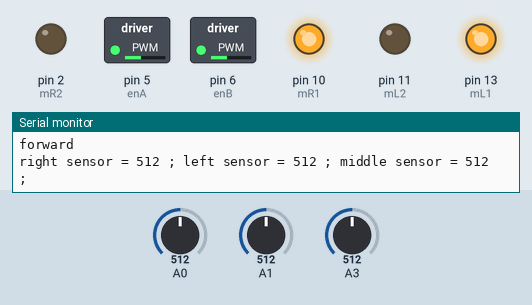
Bench run of a sketch on a simulated Arduino Uno, built with avr-gcc and run on an emulated ATmega328P. Parts: switched loads named in the sketch (green lamp = pin HIGH), output pins drawn as LEDs (lit = HIGH), the last lines printed to the serial monitor. Dashed ring = blinking. The inputs (shaded band) are chosen by the test bench; at power-on: A0 = 512, A1 = 512, A3 = 512.

Above: at 1.2 s.
1.3 s: A0 set to 312
4.3 s: A0 set to 290
At 4.8 s:
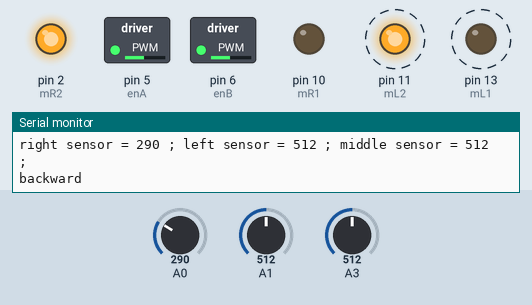
7.3 s: A1 set to 313
10.3 s: A1 set to 286
At 10.8 s:
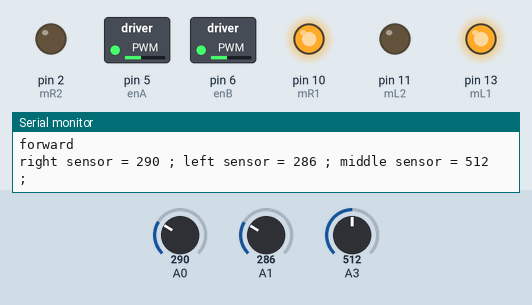
13.3 s: A0 set to 306
At 14.3 s:
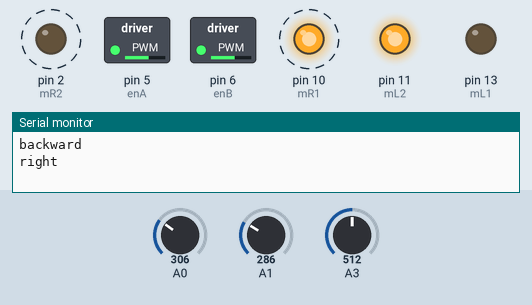
16.3 s: A3 set to 309
19.3 s: A3 set to 284
At 19.8 s:
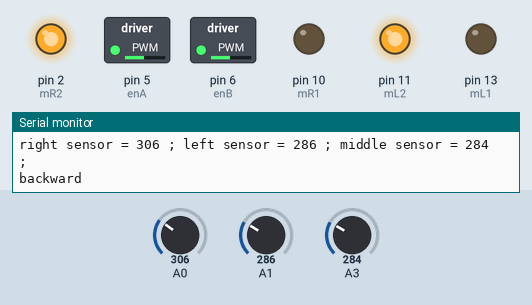
Timing chart, 0 to 23.3 s (numbered marks = the images above; inputs shaded):
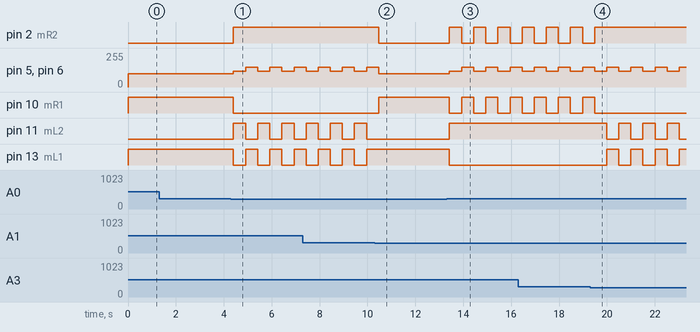

The sketch:

29.Edge_detection_Robot.ino
```cpp
int right_sensor = 0;
int left_sensor = 0;
int middle_sensor = 0;
int turnSpeed = 150;
int back_speed = 120;
int Speed = 100;
const int mL1 = 13;
const int mL2 = 11;
const int mR1 = 10;
const int mR2 = 2;
const int enA = 5;
const int enB = 6;

int sense_value = 300;

void setup() {
  pinMode(mL1, OUTPUT);
  pinMode(mL2, OUTPUT);
  pinMode(mR1, OUTPUT);
  pinMode(mR2, OUTPUT);
  pinMode(enA, OUTPUT);
  pinMode(enB, OUTPUT);

  Serial.begin(9600);
}

void loop() {
    left_sensor = analogRead(A1);
    right_sensor = analogRead(A0);
    middle_sensor = analogRead(A3);
    Serial.print("right sensor = ");
    Serial.print(right_sensor);
    Serial.print(" ; ");
    Serial.print("left sensor = ");
    Serial.print(left_sensor);
    Serial.print(" ; ");
    Serial.print("middle sensor = ");
    Serial.print(middle_sensor);
    Serial.print(" ; ");
    Serial.print("\n");
    if ((middle_sensor <= sense_value) && (left_sensor <= sense_value) &&  (right_sensor <= sense_value)){
      backward();

      delay(500);
      left();
      delay(500);
    } else if ((middle_sensor >= sense_value) && (left_sensor <= sense_value) &&  (right_sensor >= sense_value)) {
      backward();
      delay(500);
      right();
      delay(500);
    } else if ((middle_sensor >= sense_value) && (left_sensor >= sense_value) &&  (right_sensor <= sense_value)){
      backward();
      delay(500);
      left();
      delay(500);
    } else if ((left_sensor <= sense_value) && (right_sensor <= sense_value) && (middle_sensor <=sense_value)) {
      backward();
      delay(500);
      left();
      delay(500);
    }else if ((middle_sensor <= sense_value) && (left_sensor <= sense_value) && (right_sensor >= sense_value)){
      backward();
      delay(500);
      left();
      delay(500);
    }else if ((middle_sensor <= sense_value) && (right_sensor <= sense_value) && (left_sensor >= sense_value)){
      backward();
      delay(500);
      left();
      delay(500);
    }else {
    forward();

}
}
void right() {
  digitalWrite(mL1,LOW);
digitalWrite(mL2,HIGH);
digitalWrite(mR1,HIGH);
digitalWrite(mR2,LOW);
analogWrite(enA, turnSpeed);
analogWrite(enB, turnSpeed);
Serial.println("right");
}
void left() {
  digitalWrite(mL1,HIGH);
digitalWrite(mL2,LOW);
digitalWrite(mR1,LOW);
digitalWrite(mR2,HIGH);
analogWrite(enA, turnSpeed);
analogWrite(enB, turnSpeed);
Serial.println("left");
}
void stop_now() {
  digitalWrite(mL1, LOW);
  digitalWrite(mL2, LOW);
  digitalWrite(mR1, LOW);
  digitalWrite(mR2, LOW);
  analogWrite(enA, 0);
  analogWrite(enB, 0);
}

void forward()
{
digitalWrite(mL1,HIGH);
digitalWrite(mL2,LOW);
digitalWrite(mR1,HIGH);
digitalWrite(mR2,LOW);
analogWrite(enA, Speed);
analogWrite(enB, Speed);
Serial.println("forward");
}
void backward()
{
digitalWrite(mL1,LOW);
digitalWrite(mL2,HIGH);
digitalWrite(mR1,LOW);
digitalWrite(mR2,HIGH);
analogWrite(enA, back_speed);
analogWrite(enB, back_speed);
Serial.println("backward");
}
```

Measured:
- the behaviour switches between 301 and 300 on A0 (found by bisection; images 0 and 1)
- the behaviour switches between 300 and 299 on A1 (found by bisection; images 1 and 2)
- the behaviour switches between 300 and 299 on A3 (found by bisection; images 3 and 4)
- after the input at 4.3 s, pin 2 (mR2): LOW → HIGH after 0.10 s; pin 5 (enA): alternates 150/255 for 0.50 s and 120/255 for 0.51 s, starting after 0.10 s
- after the input at 10.3 s, pin 2 (mR2): HIGH → LOW after 0.16 s; pin 10 (mR1): LOW → HIGH after 0.16 s; pin 11 (mL2): stops changing and stays LOW; pin 13 (mL1): stops changing and stays HIGH
- after the input at 13.3 s, pin 2 (mR2): alternates HIGH for 0.51 s and LOW for 0.50 s, starting after 0.12 s; pin 5 (enA): alternates 150/255 for 0.50 s and 120/255 for 0.51 s, starting after 0.12 s
- after the input at 19.3 s, pin 2 (mR2): goes on until 19.5 s, then stays HIGH; pin 10 (mR1): goes on until 19.5 s, then stays LOW; pin 11 (mL2): alternates HIGH for 0.51 s and LOW for 0.50 s, starting after 0.69 s; pin 13 (mL1): alternates HIGH for 0.50 s and LOW for 0.51 s, starting after 0.69 s
